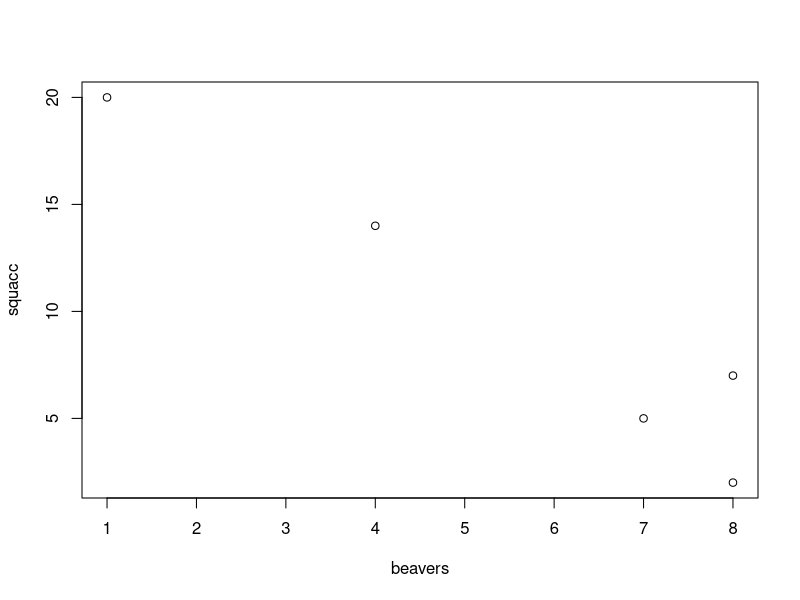
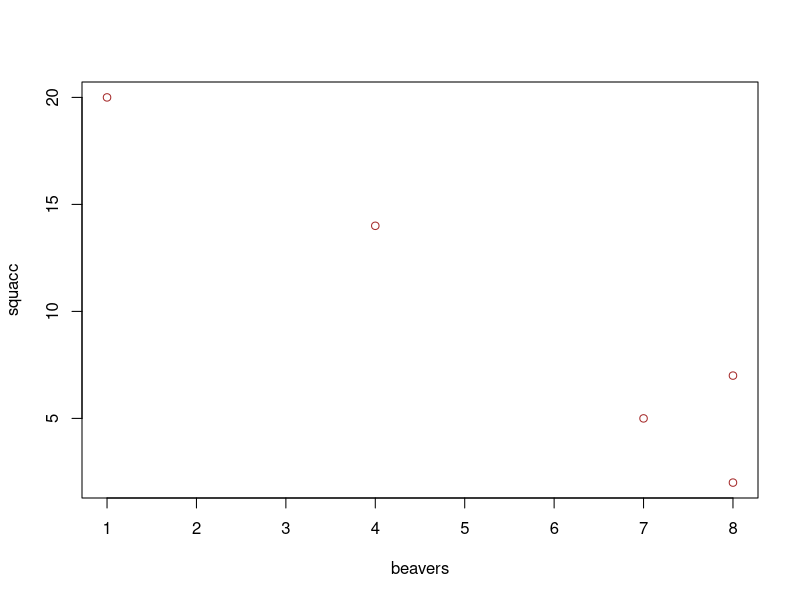
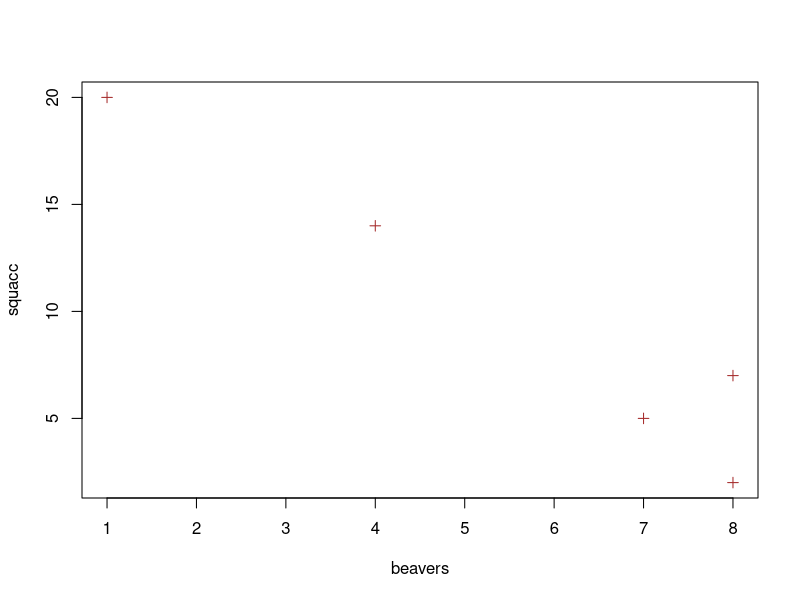
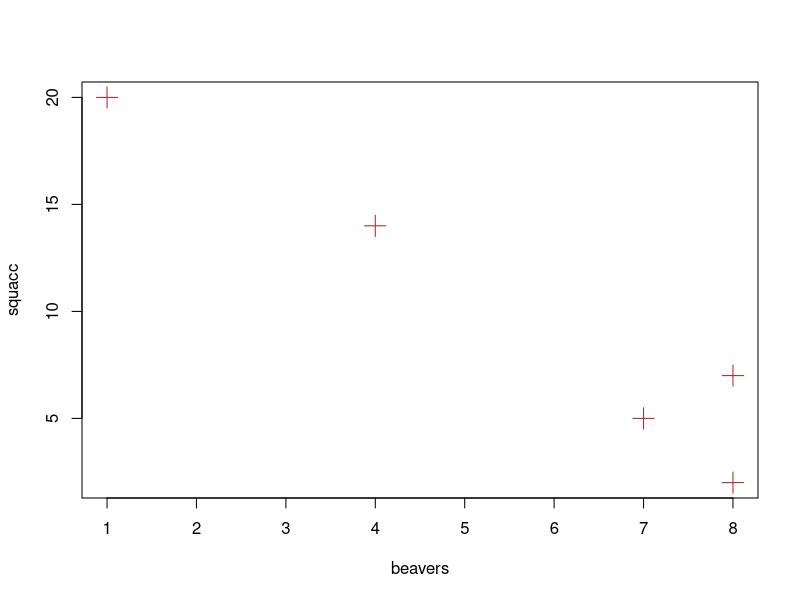

Recreate these plots in R, in order. (Note: this script raises an error after producing the figures.)
# fist code of the class
# let's go over some basic commands

# first we create some data sets from imaginary observations
# let's say somebody just wanted to do a field study on beavers
# we'll pretend that this scientist sampled multiple plots in Belarus and wrote down how many beavers he found per plot

beavers <- c(7,4,8,1,8)

# to do this we used "<-" and "c()", which respectively assign something to a variable and group elements together

# now the scientist was in the mood so he also counted the number of squacco herons in the plots
# here are the results

squacc <- c(5,14,2,20,7)

# he literally cannot chill so he now wants to plot the two data sets together to visualize the combined values

plot(beavers,squacc)

# the "plot()" function unbelievably gives back a plot with the specified values

# he wants it coloured now

plot(beavers, squacc, col="brown")

# "i want it to be prettier!" ok i gotcha

plot(beavers, squacc, col="brown", pch=3)

# "bigger!"

plot(beavers, squacc, col="brown", pch=3, cex=2)

# the graph is now absolutely perfect and only needs a title

plot(pescivores, herbivores, col = "orange", pch = 18, cex = 6, main = "squacco herons per beaver")

# let's build a dataframe with our data

ecodata <- data.frame(beavers, squacc)

ecodata

# r can do simple calculations as well, like the mean number of beavers
(7+4+8+1+8)/5 # = 5.6

# most of the important statistics can be visualized easily with "summary()"

summary(ecodata) 
